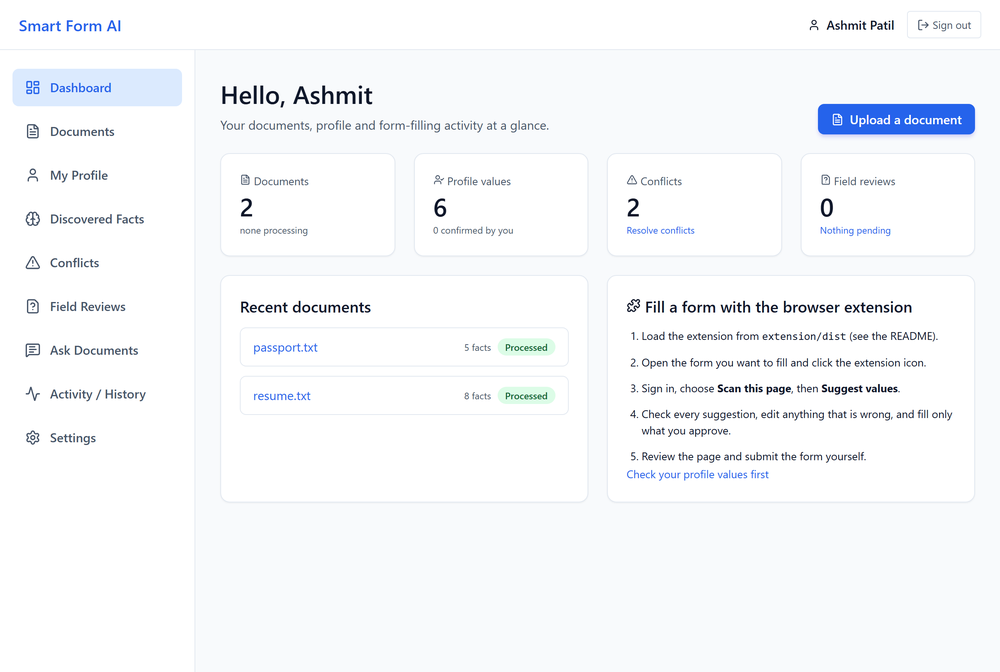
#> input picture report/figures/screens/fig5_2_dashboard.png, 1000 x 672 px, shrunk from 2560 x 1720 before the run; its folder holds only this picture in this run
$ python crop_screens.py
#> lines starting #> are read from the running program, lines starting #| are printed output that depends on the picture; after the words box and inside, x2 and y2 are one past the last pixel; in counts of white or black regions, pixels touching at a corner belong together
#> further down, im is the input picture: PIL image 1000x672 RGB; mean R, G, B 246.2, 247.9, 250.4
# Crops screenshots to their content (removes the dashboard sidebar/top bar and empty margins). Originals are kept.
import os
from PIL import Image, ImageChops, ImageOps
SRC = os.path.join(os.path.dirname(os.path.abspath(__file__)), "figures", "screens")
DST = os.path.join(os.path.dirname(os.path.abspath(__file__)), "figures", "screens_c")
os.makedirs(DST, exist_ok=True)

def trim(im, margin=36, tol=12):
#> called with margin = 36, tol = 12
    bg = Image.new("RGB", im.size, im.getpixel((im.width - 3, im.height - 3)))
    diff = ImageChops.difference(im, bg).convert("L").point(lambda v: 255 if v > tol else 0)
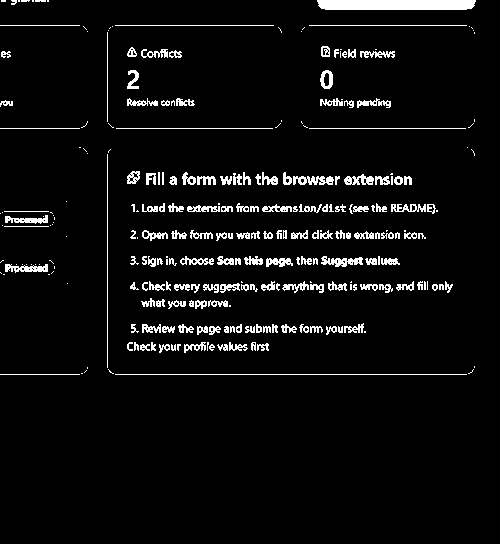
#> diff: PIL image 500x544 L; 5.2% white; 263 white regions (94 under 20 px), largest, box (x1, y1, x2, y2) and area: (317, 0, 476, 10) 1545, (115, 374, 467, 375) 352, (321, 256, 363, 267) 256
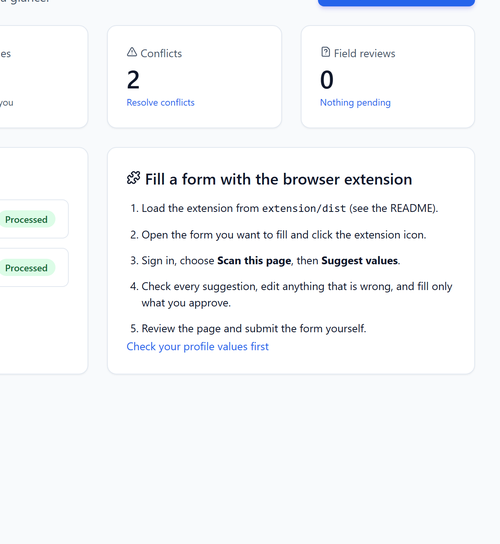
#> im: PIL image 500x544 RGB; mean R, G, B 245.6, 247.3, 249.3
    box = diff.getbbox()
#> box = (0, 0, 476, 375)
    if not box:
        return im
    l, t, r, b = box
#> l = 0; t = 0; r = 476; b = 375
    return im.crop((max(0, l - margin), max(0, t - margin), min(im.width, r + margin), min(im.height, b + margin)))
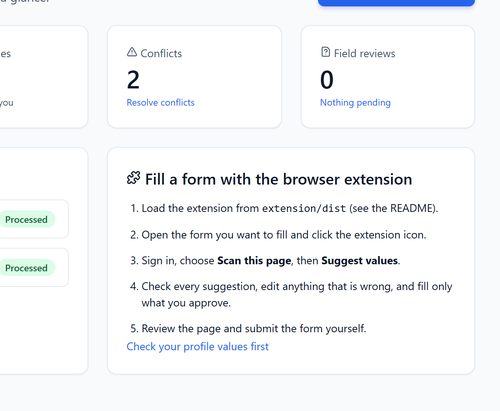
#> returned value: PIL image 500x411 RGB; mean R, G, B 244.8, 246.4, 248.4

for fn in sorted(os.listdir(SRC)):
    im = Image.open(os.path.join(SRC, fn)).convert("RGB")
    if fn in ("fig5_1_login.png", "fig5_6_ext_scan.png", "fig5_7_ext_review.png"):
        out = trim(im)
    else:
        out = trim(im.crop((500, 128, im.width, im.height)))
    out = ImageOps.expand(out, border=2, fill="#B8BFCC")
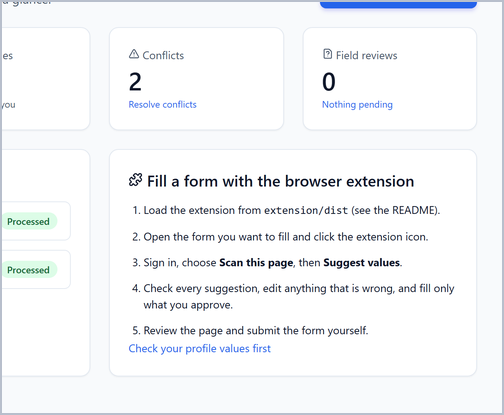
#> out: PIL image 504x415 RGB; mean R, G, B 243.8, 245.4, 247.6
    out.save(os.path.join(DST, fn))
    print(fn, im.size, "->", out.size)
#| fig5_2_dashboard.png (1000, 672) -> (504, 415)

$ run again, on report/figures/screens/fig5_8_ask.png
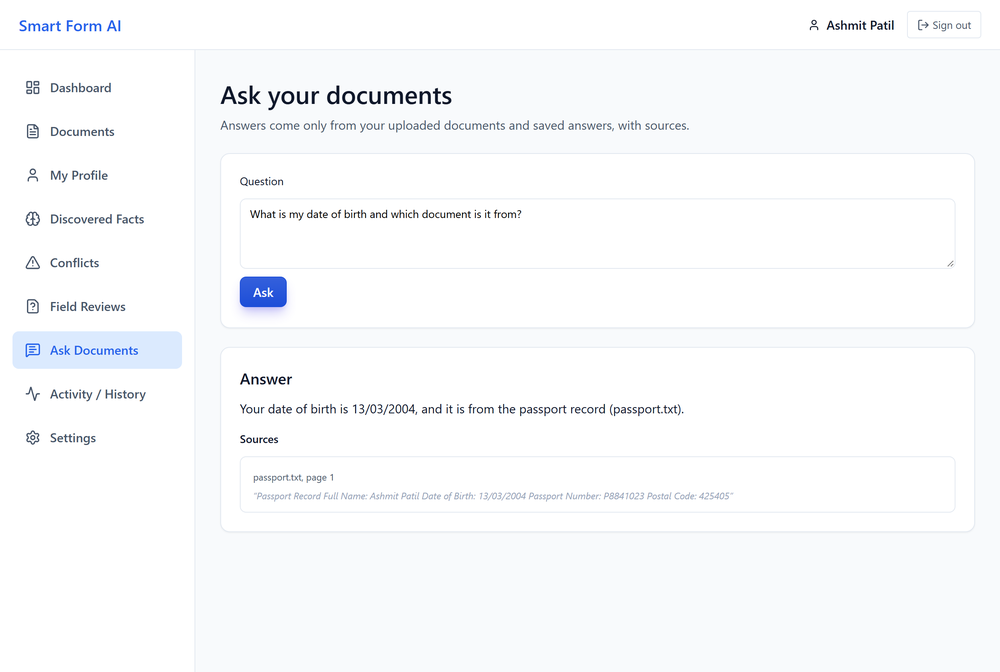
#> input picture report/figures/screens/fig5_8_ask.png, 1000 x 672 px, shrunk from 2560 x 1720 before the run
#> im is the input picture: PIL image 1000x672 RGB; mean R, G, B 248.9, 250, 251.6
#> in trim, `diff = ImageChops.difference(im, bg).convert("L").point(lambda v: 255 ..`:
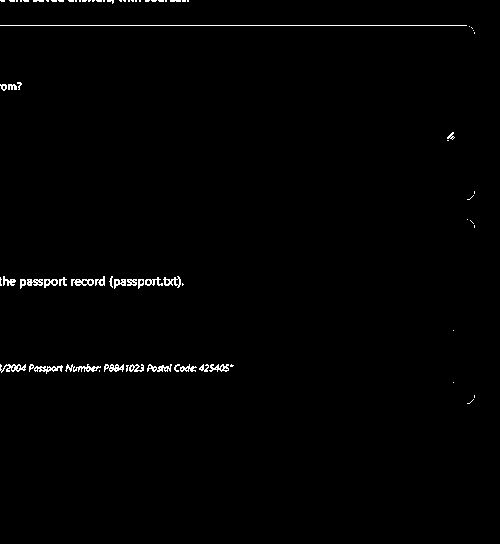
#> diff: PIL image 500x544 L; 0.96% white in thin lines or dots, all inside (x1, y1, x2, y2) = (0, 0, 475, 404)
#> im: PIL image 500x544 RGB
#> box = (0, 0, 475, 404)
#> l = 0; r = 475; b = 404
#> `out = ImageOps.expand(out, border=2, fill="#B8BFCC")`:
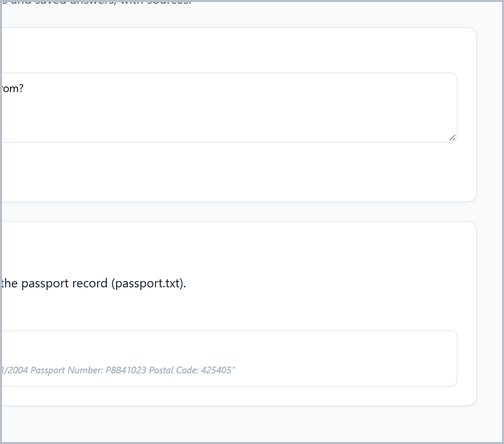
#> out: PIL image 504x444 RGB; mean R, G, B 250.9, 251.6, 252.5
#| fig5_8_ask.png (1000, 672) -> (504, 444)

$ run again, on report/figures/screens/fig5_9_settings.png
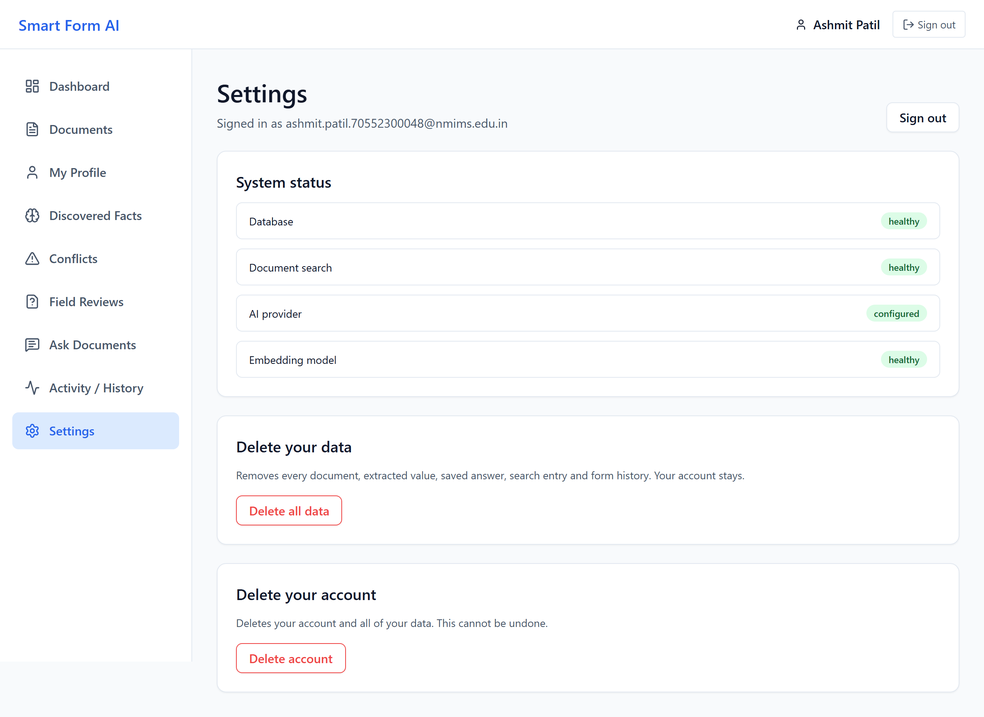
#> input picture report/figures/screens/fig5_9_settings.png, 984 x 717 px, shrunk from 2560 x 1864 before the run
#> im is the input picture: PIL image 984x717 RGB; mean R, G, B 249.9, 250.7, 251.6
#> in trim, `diff = ImageChops.difference(im, bg).convert("L").point(lambda v: 255 ..`:
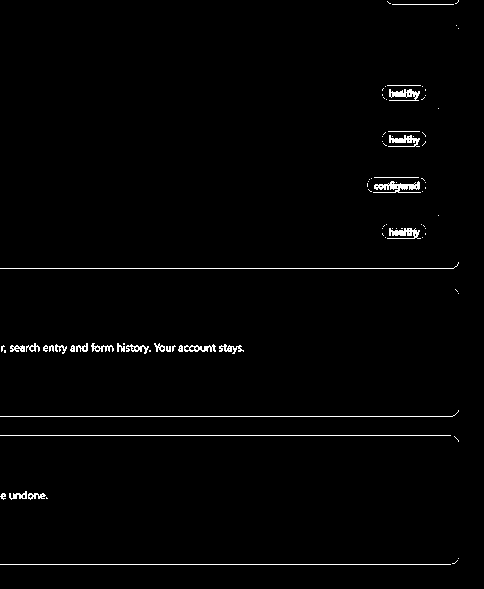
#> diff: PIL image 484x589 L; 1.5% white in thin lines or dots
#> im: PIL image 484x589 RGB
#> box = (0, 0, 459, 565)
#> l = 0; r = 459; b = 565
#> `out = ImageOps.expand(out, border=2, fill="#B8BFCC")`:
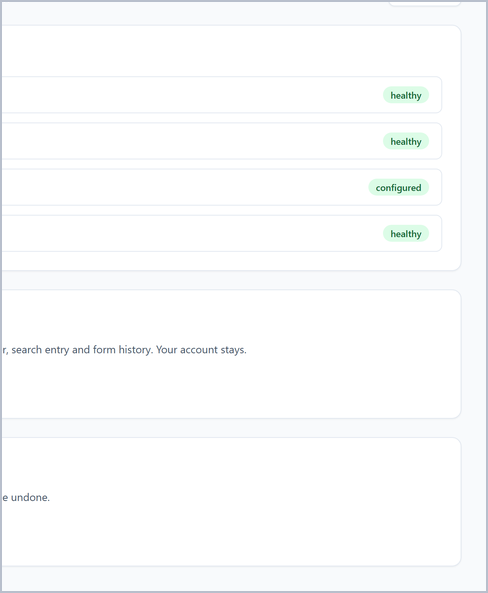
#> out: PIL image 488x593 RGB; mean R, G, B 251, 252.1, 252.6
#| fig5_9_settings.png (984, 717) -> (488, 593)

$ run again, on report/figures/screens/fig5_3_upload.png
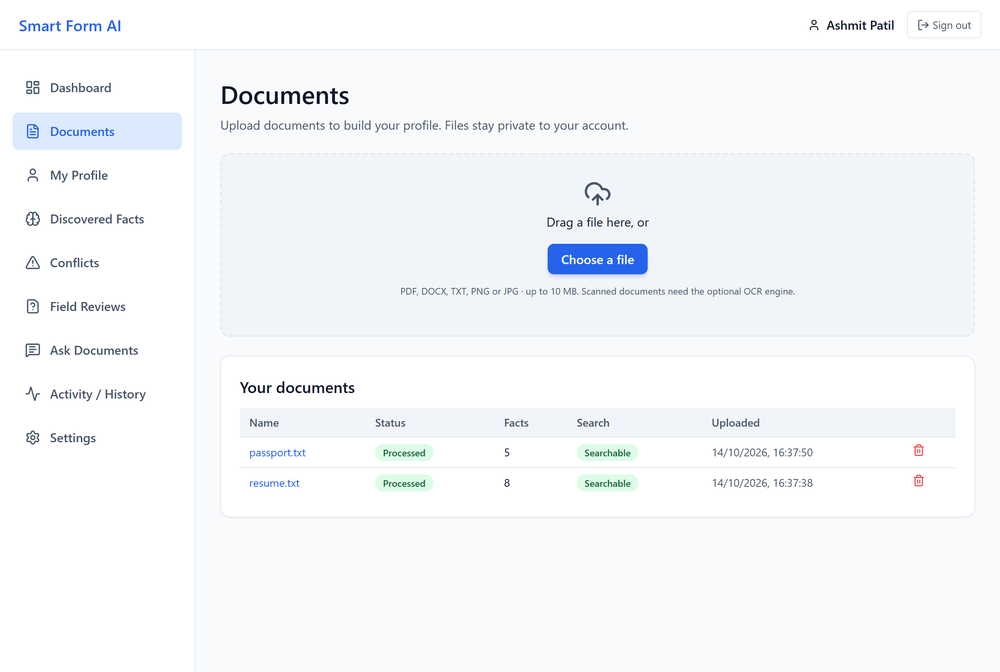
#> input picture report/figures/screens/fig5_3_upload.png, 1000 x 672 px, shrunk from 2560 x 1720 before the run
#> im is the input picture: PIL image 1000x672 RGB; mean R, G, B 245.2, 247.6, 250.3
#> in trim, `diff = ImageChops.difference(im, bg).convert("L").point(lambda v: 255 ..`:
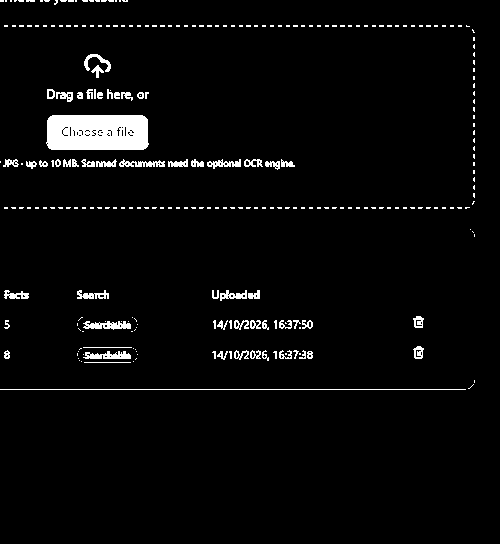
#> diff: PIL image 500x544 L; 3.5% white; 268 white regions (208 under 20 px), largest, box (x1, y1, x2, y2) and area: (46, 115, 149, 150) 3375, (0, 389, 466, 390) 466, (83, 321, 131, 330) 277
#> im: PIL image 500x544 RGB
#> box = (0, 0, 475, 390)
#> l = 0; r = 475; b = 390
#> `out = ImageOps.expand(out, border=2, fill="#B8BFCC")`:
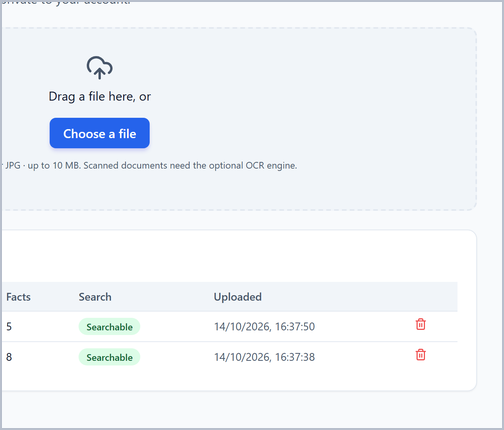
#> out: PIL image 504x430 RGB; mean R, G, B 240.8, 244.3, 248.5
#| fig5_3_upload.png (1000, 672) -> (504, 430)

$ run again, on report/figures/screens/fig5_4_profile.png
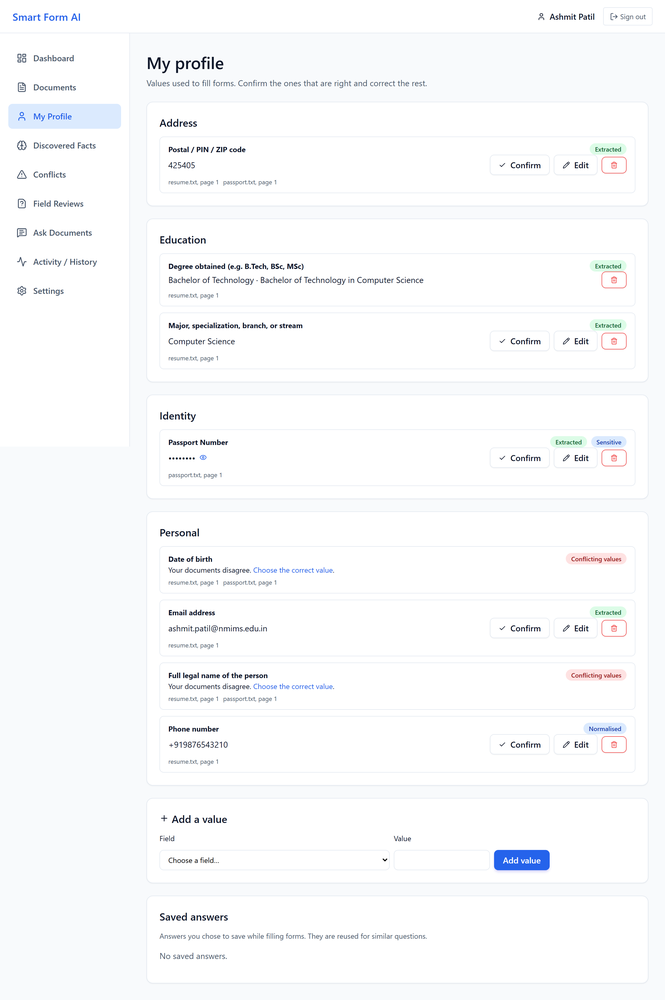
#> input picture report/figures/screens/fig5_4_profile.png, 665 x 1000 px, shrunk from 2560 x 3852 before the run
#> im is the input picture: PIL image 665x1000 RGB; mean R, G, B 249.3, 250.2, 251.5
#> diff: PIL image 165x872 L; 4.3% white; 93 white regions (52 under 20 px), largest, box (x1, y1, x2, y2) and area: (0, 722, 50, 743) 1023, (66, 541, 126, 553) 636, (66, 425, 126, 436) 608
#> im: PIL image 165x872 RGB
#> box = (0, 16, 147, 855)
#> l = 0; t = 16; r = 147; b = 855
#> `out = ImageOps.expand(out, border=2, fill="#B8BFCC")`:
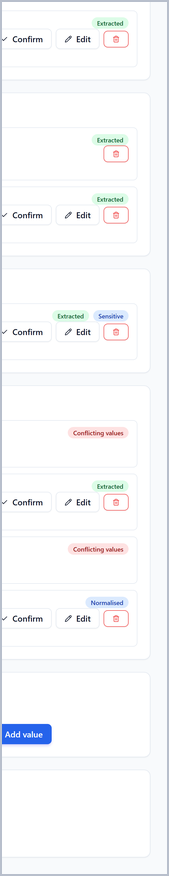
#> out: PIL image 169x876 RGB; mean R, G, B 247.4, 248.3, 250
#| fig5_4_profile.png (665, 1000) -> (169, 876)
